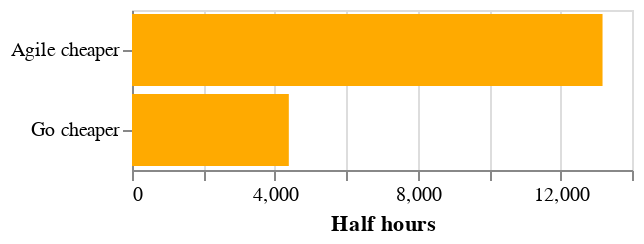

This figure's notebook cell:
### Markdown cell above
Agile was cheaper than Go about 3/4 of the time.

### Code cell
hm = df.index.hour * 2 + df.index.minute/30
go_rates = np.where((hm >= 1) & (hm < 9), 4.9980, 14.1225) # 00:30 to 04:30
go_rates = pd.Series(go_rates, index=df.index)

comp = pd.DataFrame([
        ('Agile cheaper', (df.rate < go_rates).sum()),
        ('Go cheaper', (df.rate > go_rates).sum()),
    ], columns=['label', 'count']
)
alt.Chart(comp).mark_bar().encode(
    alt.X('count', title='Half hours'),
    alt.Y('label', title=None),
    color=alt.value("#FFAA00"),
).properties(
    width=250,
    height=80,
)

### Figure 1 — Vega-Lite specification as saved in the notebook (floating-point values rounded to 4 significant figures)
{"config": {"view": {"continuousWidth": 400, "continuousHeight": 300}}, "data": {"name": "data-8eae82f591d62be17f9c4dc1105734ea"}, "mark": "bar", "encoding": {"color": {"value": "#FFAA00"}, "x": {"type": "quantitative", "field": "count", "title": "Half hours"}, "y": {"type": "nominal", "field": "label", "title": null}}, "height": 80, "width": 250, "$schema": "https://vega.github.io/schema/vega-lite/v4.8.1.json", "datasets": {"data-8eae82f591d62be17f9c4dc1105734ea": [{"label": "Agile cheaper", "count": 13175}, {"label": "Go cheaper", "count": 4391}]}}
